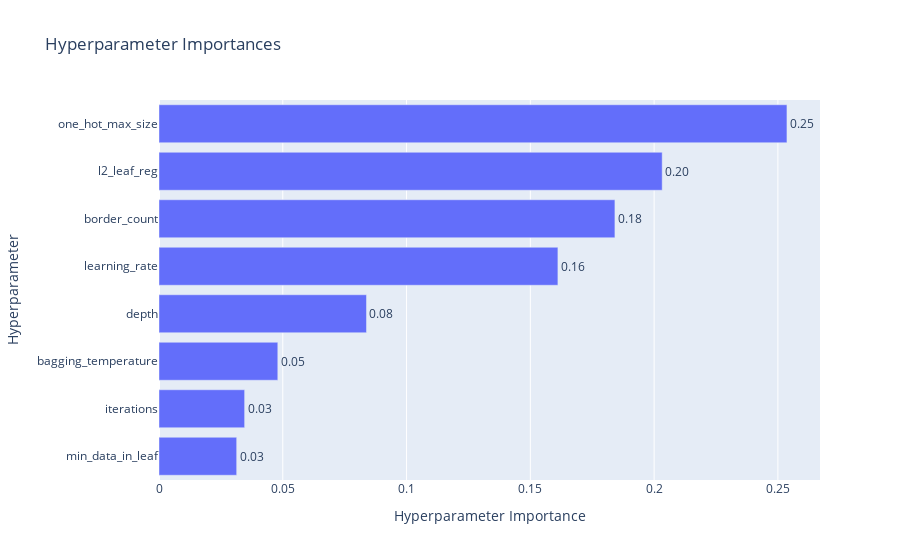

Source (notebook cell):
### Markdown cell above
### Hyperparameter Importances Plot
- This plot shows you which hyperparameters were most influential in determining the model's performance during the optimization process. The importance is calculated by analyzing how much each parameter's value impacted the final R-squared score.

- Essentially, if a hyperparameter like learning_rate or depth has a high importance score, it means that changes to its value led to significant changes in the model's performance. Conversely, a parameter with a low importance score means that varying its value didn't have much effect on the final outcome.

- This plot is incredibly useful for refining your next optimization. For instance, if you see that a certain hyperparameter has very low importance, you might be able to fix its value or remove it from the search space in a future run to make the optimization faster and more efficient.

### Code cell
optuna.visualization.plot_param_importances(study)

### Figure 1 — Plotly figure (JSON) as saved in the notebook; plotly's stock layout.template omitted (floating-point values rounded to 4 significant figures)
{"data": [{"cliponaxis": false, "hovertemplate": ["min_data_in_leaf (IntDistribution): 0.03137904095412786<extra></extra>", "iterations (IntDistribution): 0.03459247264281675<extra></extra>", "bagging_temperature (FloatDistribution): 0.047991214707368<extra></extra>", "depth (IntDistribution): 0.08381371130726858<extra></extra>", "learning_rate (FloatDistribution): 0.16113767714894445<extra></extra>", "border_count (IntDistribution): 0.18416635443170096<extra></extra>", "l2_leaf_reg (FloatDistribution): 0.2032609187597845<extra></extra>", "one_hot_max_size (IntDistribution): 0.25365861004798895<extra></extra>"], "name": "Objective Value", "orientation": "h", "text": ["0.03", "0.03", "0.05", "0.08", "0.16", "0.18", "0.20", "0.25"], "textposition": "outside", "type": "bar", "x": [0.03138, 0.03459, 0.04799, 0.08381, 0.1611, 0.1842, 0.2033, 0.2537], "y": ["min_data_in_leaf", "iterations", "bagging_temperature", "depth", "learning_rate", "border_count", "l2_leaf_reg", "one_hot_max_size"]}], "layout": {"title": {"text": "Hyperparameter Importances"}, "xaxis": {"title": {"text": "Hyperparameter Importance"}}, "yaxis": {"title": {"text": "Hyperparameter"}}}}
